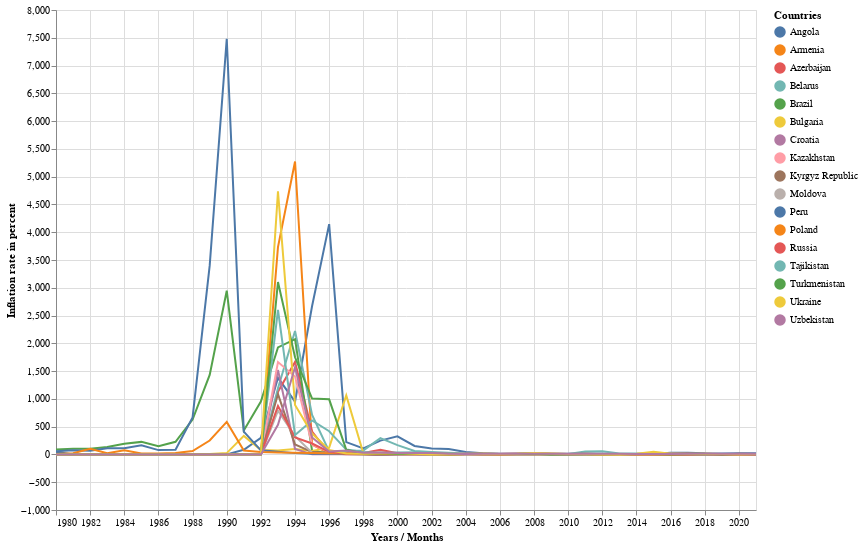

The notebook cell saved with this chart:
### Code cell
#hide
ecb.plot_time_series_with_vertical_selector(df_highinflation, 
                                            'Years / Months', 
                                            'Inflation rate in percent', 
                                            'Countries',
                                            700,
                                            500)

### Figure 1 — Vega-Lite specification as saved in the notebook (floating-point values rounded to 4 significant figures; data arrays with more than 128 entries replaced by an {"elided": "..."} marker saying what was removed)
{"config": {"view": {"continuousWidth": 400, "continuousHeight": 300}}, "layer": [{"mark": "line", "encoding": {"color": {"type": "nominal", "field": "Countries"}, "x": {"type": "temporal", "field": "Years / Months"}, "y": {"type": "quantitative", "field": "Inflation rate in percent"}}, "selection": {"selector004": {"type": "interval", "bind": "scales", "encodings": ["x", "y"]}}}, {"mark": "point", "encoding": {"opacity": {"value": 0}, "x": {"type": "temporal", "field": "Years / Months"}}, "selection": {"selector003": {"type": "single", "nearest": true, "on": "mouseover", "fields": ["Years / Months"], "empty": "none"}}}, {"mark": "point", "encoding": {"color": {"type": "nominal", "field": "Countries"}, "opacity": {"condition": {"value": 1, "selection": "selector003"}, "value": 0}, "x": {"type": "temporal", "field": "Years / Months"}, "y": {"type": "quantitative", "field": "Inflation rate in percent"}}}, {"mark": {"type": "rule", "color": "gray"}, "encoding": {"x": {"type": "temporal", "field": "Years / Months"}}, "transform": [{"filter": {"selection": "selector003"}}]}, {"mark": {"type": "text", "align": "left", "dx": 5, "dy": -5}, "encoding": {"color": {"type": "nominal", "field": "Countries"}, "text": {"condition": {"type": "quantitative", "field": "Inflation rate in percent", "selection": "selector003"}, "value": " "}, "x": {"type": "temporal", "field": "Years / Months"}, "y": {"type": "quantitative", "field": "Inflation rate in percent"}}}], "data": {"name": "data-e1958e1585e1dacdcd24f9e650137a1a"}, "height": 500, "width": 700, "$schema": "https://vega.github.io/schema/vega-lite/v4.8.1.json", "datasets": {"data-e1958e1585e1dacdcd24f9e650137a1a": {"elided": "714 records"}}}
